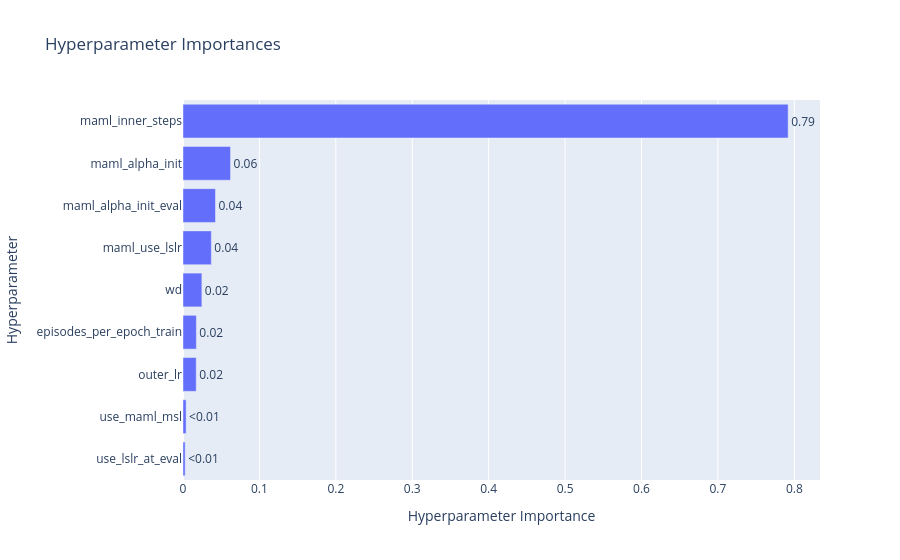

Notebook code for this chart:
### Code cell
# 2. Plot Hyperparameter Importance
try:
    fig_imp = plot_param_importances(study)
    fig_imp.show()
except Exception as e:
    print(f"Could not plot importance (might need more trials): {e}")

### Figure 1 — Plotly figure (JSON) as saved in the notebook; plotly's stock layout.template omitted (floating-point values rounded to 4 significant figures)
{"data": [{"cliponaxis": false, "hovertemplate": ["use_lslr_at_eval (CategoricalDistribution): 0.002809091787239264<extra></extra>", "use_maml_msl (CategoricalDistribution): 0.004074449968778795<extra></extra>", "outer_lr (FloatDistribution): 0.017296127016436062<extra></extra>", "episodes_per_epoch_train (CategoricalDistribution): 0.017488210816957894<extra></extra>", "wd (FloatDistribution): 0.024698301939196383<extra></extra>", "maml_use_lslr (CategoricalDistribution): 0.037069545000226446<extra></extra>", "maml_alpha_init_eval (FloatDistribution): 0.042495572255894475<extra></extra>", "maml_alpha_init (FloatDistribution): 0.06218383987822461<extra></extra>", "maml_inner_steps (CategoricalDistribution): 0.7918848613370459<extra></extra>"], "name": "Objective Value", "orientation": "h", "text": ["<0.01", "<0.01", "0.02", "0.02", "0.02", "0.04", "0.04", "0.06", "0.79"], "textposition": "outside", "type": "bar", "x": [0.002809, 0.004074, 0.0173, 0.01749, 0.0247, 0.03707, 0.0425, 0.06218, 0.7919], "y": ["use_lslr_at_eval", "use_maml_msl", "outer_lr", "episodes_per_epoch_train", "wd", "maml_use_lslr", "maml_alpha_init_eval", "maml_alpha_init", "maml_inner_steps"]}], "layout": {"title": {"text": "Hyperparameter Importances"}, "xaxis": {"title": {"text": "Hyperparameter Importance"}}, "yaxis": {"title": {"text": "Hyperparameter"}}}}
